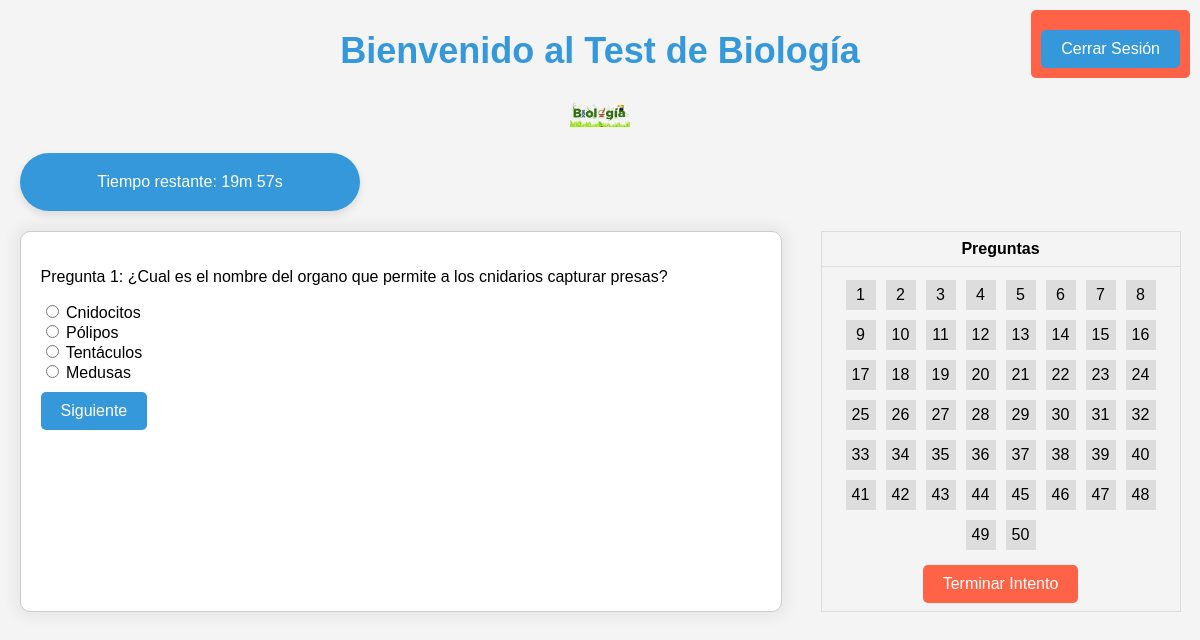
The page /preguntas_biologia.php on the database its author committed.
### tables this page shows
CREATE TABLE `preguntas_biologia` (
  `id` int(11) NOT NULL,
  `enunciado` text NOT NULL,
  `respuesta_correcta` text NOT NULL,
  `respuesta_incorrecta1` text NOT NULL,
  `respuesta_incorrecta2` text NOT NULL,
  `respuesta_incorrecta3` text NOT NULL
);

### preguntas_biologia.php (the view, shortened to what this page needs)
<?php
require_once "conexion.php";
$materia = 'biologia';
if (empty($_SESSION['preguntas_seleccionadas'][$materia]) || count($_SESSION['preguntas_seleccionadas'][$materia]) === 0) {
    $_SESSION['preguntas_seleccionadas'][$materia] = seleccionarPreguntasAleatorias($conexion, "preguntas_$materia", 50);
}
function seleccionarPreguntasAleatorias($conexion, $tabla, $cantidad)
{
    $preguntas = [];
    $query = "SELECT * FROM $tabla ORDER BY RAND() LIMIT $cantidad";
    $result = $conexion->query($query);
    while ($row = $result->fetch_assoc()) {
        $preguntas[] = $row;
    }
    return $preguntas;
}
?>
<!DOCTYPE html>
<html lang="es">
<head>
    <link rel="stylesheet" href="preguntas.css">
</head>
<body>
<div class="cerrar-sesion">
    <form method="post" action="">
        <input class="boton" type="submit" name="cerrar_sesion" value="Cerrar Sesión">
    </form>
</div>
<div class="bienvenido">
    <h2>Bienvenido al Test de Biología</h2>
    <img src="imagenes/imagenesbiologia.png" alt="Descripción de la imagen" style="width: 5%; height: auto;">
</div>
<div class="temporizador" id="temporizador" style="width: 300px; margin: 20px; background-color: #3498db; color: #ffffff; border-radius: 500px; padding: 20px; text-align: center; box-shadow: 0 4px 8px rgba(0, 0, 0, 0.1);">
</div>
<div class="simulador-container">
    <?php
    if (!empty($_SESSION['preguntas_seleccionadas'][$materia])) {
        $preguntaIndex = isset($_GET['pregunta']) ? intval($_GET['pregunta']) : 0;
        $preguntaActual = $_SESSION['preguntas_seleccionadas'][$materia][$preguntaIndex];
        echo "<div class='pregunta'>";
        echo "<p>Pregunta " . ($preguntaIndex + 1) . ": " . $preguntaActual['enunciado'] . "</p>";
        echo "<form method='post' action='?pregunta=$preguntaIndex'>";
        $opciones = [
            $preguntaActual['respuesta_correcta'],
            $preguntaActual['respuesta_incorrecta1'],
            $preguntaActual['respuesta_incorrecta2'],
            $preguntaActual['respuesta_incorrecta3'],
        ];
        shuffle($opciones);
        foreach ($opciones as $opcion) {
            $checked = ($opcion == $_SESSION['respuestas'][$materia][$preguntaIndex]) ? 'checked' : '';
            echo "<input type='radio' name='respuesta_$preguntaIndex' value='$opcion' $checked> $opcion<br>";
        }
        echo "<input class='boton' type='submit' name='evaluar' value='Siguiente'>";
        echo "</form>";
        echo "</div>";
        echo "<div class='tabla-preguntas'>";
        echo "<table>";
        echo "<tr><th>Preguntas</th></tr>";
        echo "<tr><td>";
        foreach ($_SESSION['preguntas_seleccionadas'][$materia] as $key => $pregunta) {
            $respuestaSeleccionada = '';
            $claseContestada = ($respuestaSeleccionada !== '') ? ' contestada' : '';
            echo "<a href='preguntas_biologia.php?pregunta=$key' class='cuadro-pregunta$claseContestada'>" . ($key + 1) . "</a>";
        }
        echo "<form method='post' action=''>";
        echo "<input class='boton terminar' type='submit' name='terminar_intento' value='Terminar Intento'>";
        echo "</form>";
        echo "</td></tr>";
        echo "</table>";
        echo "</div>";
    } else {
        echo "<p>No hay preguntas disponibles en este momento.</p>";
    }
    ?>
</div>
</body>
</html>

### preguntas.css (style rules this page uses)
body { font-family: Arial, sans-serif; margin: 0; padding: 0; background-color: #f4f4f4; }
.cerrar-sesion { position: fixed; top: 10px; right: 10px; background-color: #ff6347; color: white; padding: 10px; border-radius: 5px; }
.bienvenido { text-align: center; margin-top: 20px; font-size: 24px; color: #3498db; }
.simulador-container { display: flex; justify-content: space-around; margin-top: 20px; }
.pregunta { width: 60%; padding: 20px; border: 1px solid #ccc; border-radius: 10px; background-color: #fff; box-shadow: 0px 0px 15px 5px rgba(0,0,0,0.06); }
.boton { display: block; margin-top: 10px; background-color: #3498db; color: white; border: none; padding: 10px 20px; text-align: center; text-decoration: none; display: inline-block; font-size: 16px; cursor: pointer; border-radius: 5px; }
.tabla-preguntas { width: 30%; }
table { width: 100%; border-collapse: collapse; }
th, td { border: 1px solid #ddd; padding: 8px; text-align: center; }
.cuadro-pregunta { display: inline-block; width: 30px; height: 30px; background-color: #ddd; text-align: center; line-height: 30px; margin: 5px; text-decoration: none; color: black; }
.terminar { margin-top: 10px; background-color: #FF6347; color: white; border: none; padding: 10px 20px; text-align: center; text-decoration: none; display: inline-block; font-size: 16px; cursor: pointer; border-radius: 5px; }

### rows shown on the page
preguntas_biologia: enunciado "¿Cual es el nombre del organo que permite a los cnidarios capturar presas?", respuesta_correcta "Cnidocitos", respuesta_incorrecta2 "Pólipos", respuesta_incorrecta1 "Tentáculos", respuesta_incorrecta3 "Medusas"

### other values the page prints
$preguntaIndex + 1 "1"
